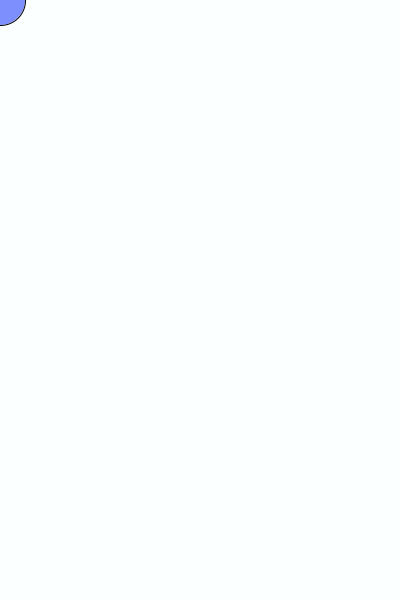
Frame 1 (no input)
Frame 60 (the mouse pressed at the canvas centre just before this capture): identical to frame 1, image omitted
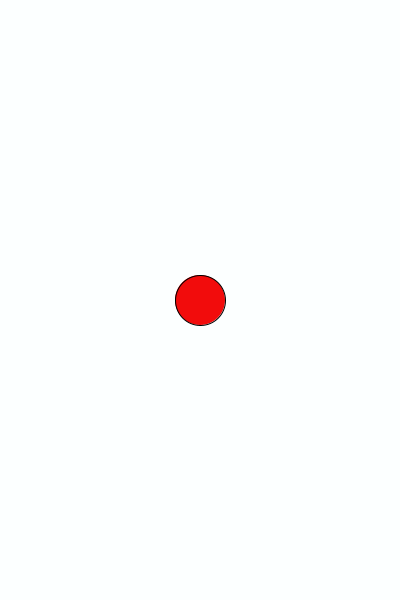
Frame 120 (the mouse held since frame 60 and released just before this capture)

The Processing sketch that drew these frames (run headless with seeded random() and noise(); from frame 60 on, the mouse is pressed at the canvas centre):

// Processing sketch: sketch_200727a
// ── sketch_200727a.pde
void setup(){
  size(400, 600);
}

void draw() {
  background(#FCFFFF);
  fill(#FCFFFF);
  
  if(mousePressed){
    fill(#F20C0C);
  }
  else{
   fill(#7D8FFC); 
  }
  
  ellipse(mouseX, mouseY,50,50);
  
  

}  
